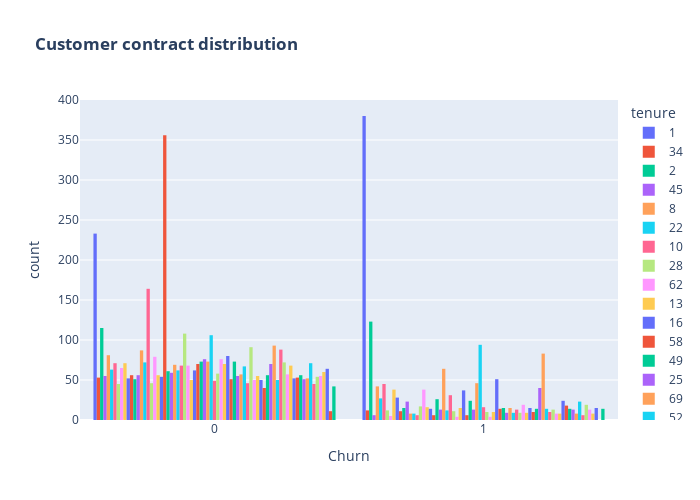

Write notebook code for a chart like this one.
### Code cell
fig = px.histogram(df, x="Churn", color="tenure", barmode="group", title="<b>Customer contract distribution<b>")
fig.update_layout(width=700, height=500, bargap=0.1)
fig.show()
